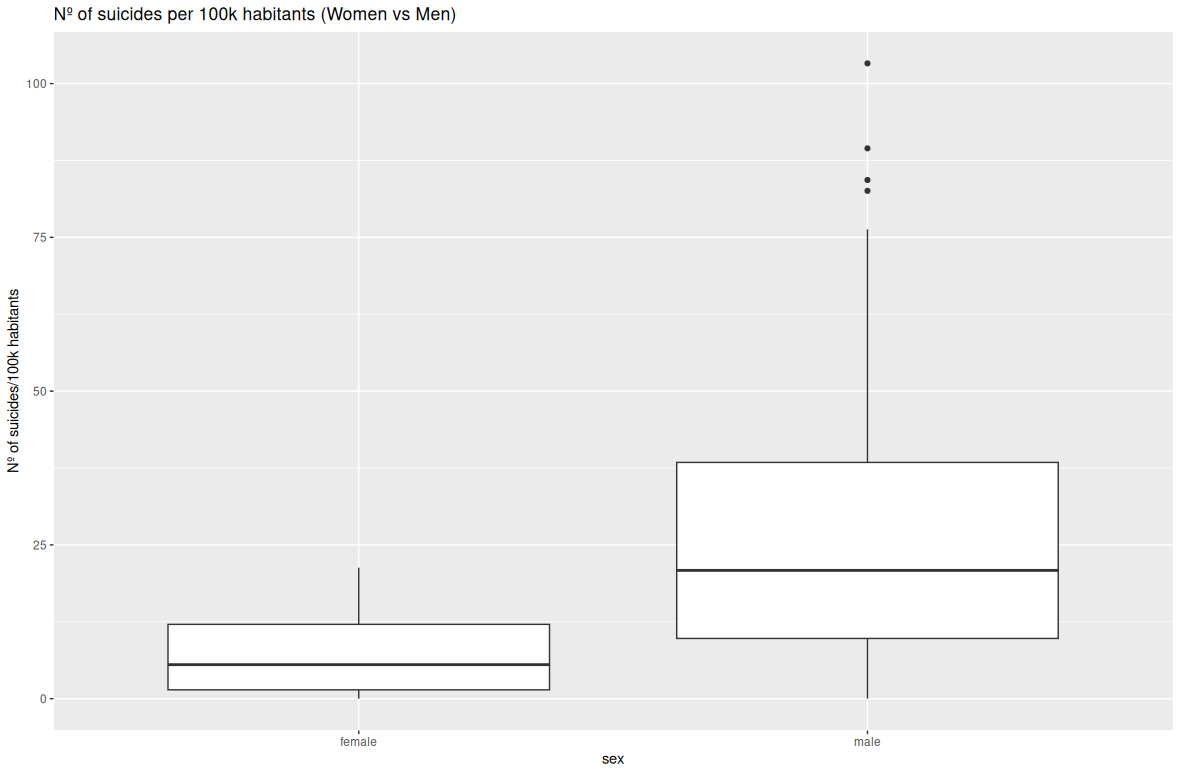

This chart was generated by the following R code:
library(ggplot2)
theme_set(theme_gray())

url <- 'https://web.tecnico.ulisboa.pt/~paulo.soares/pe/projeto/master.csv'
suicidios <- read.csv(url)
suicidios_selec <- subset(suicidios, year == 2002 & age == "55-74 years")

ggplot(suicidios_selec) +
  geom_boxplot(aes(x = sex, y = suicides.100k.pop)) +
  labs(title = paste0("Nº of suicides per 100k habitants (Women vs Men)"),
       y = "Nº of suicides/100k habitants")
